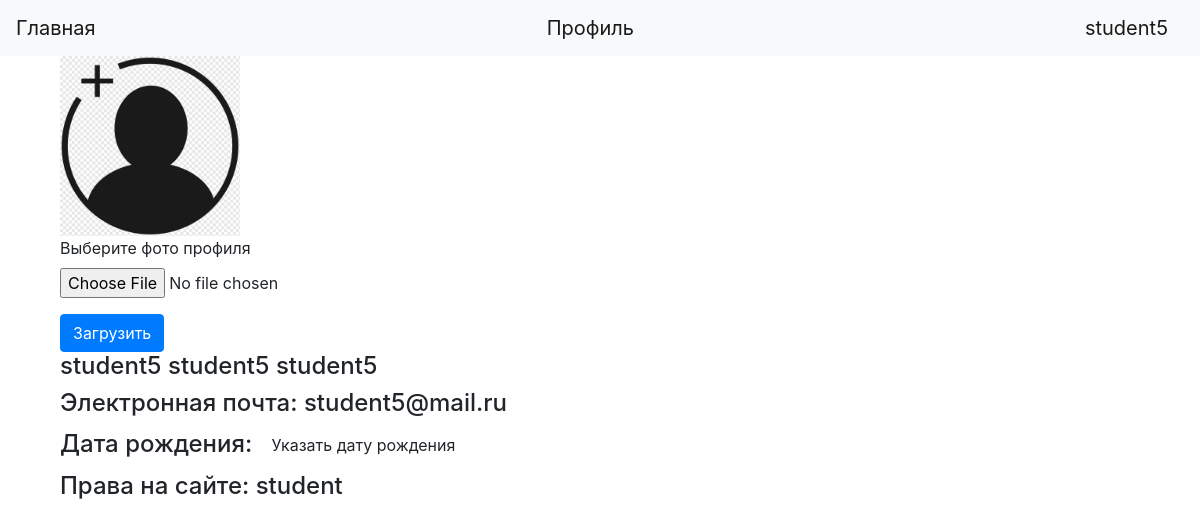
Page /edit-profile (signed in) on the committed database.
### data/users.py (models this page shows, shortened)
class User(SqlAlchemyBase, UserMixin):
    __tablename__ = 'user'
    id = sqlalchemy.Column(
        sqlalchemy.Integer, primary_key=True, autoincrement=True)
    name = sqlalchemy.Column(sqlalchemy.String, nullable=True)
    apprentice = sqlalchemy.Column(sqlalchemy.String, nullable=True)
    patronymic = sqlalchemy.Column(sqlalchemy.String, nullable=True)
    email = sqlalchemy.Column(
        sqlalchemy.String, index=True, unique=True, nullable=True)
    hashed_password = sqlalchemy.Column(sqlalchemy.String, nullable=True)
    photo = sqlalchemy.Column(sqlalchemy.String)
    school = sqlalchemy.Column(sqlalchemy.String)
    dob = sqlalchemy.Column(sqlalchemy.String)
    roles = sqlalchemy.Column(sqlalchemy.String)  # добавить nullable=True
    created_date = sqlalchemy.Column(
        sqlalchemy.DateTime, default=datetime.datetime.now)

### main.py (the view, shortened to what this page needs)
@app.route('/edit-profile', methods=['GET', 'POST'])
@login_required
def edit_profile():
    if current_user.roles == 'director' or current_user.roles == 'student':
        return render_template('edit_profile_director.html')

### data/db_session.py (called while the page is built)
def create_session() -> Session:
    global __factory
    return __factory()

### main.py (called while the page is built)
@login_manager.user_loader
def load_user(user_id):
    db_sess = db_session.create_session()
    return db_sess.query(User).get(user_id)

### templates/edit_profile_director.html (shortened to what this page needs)
<!DOCTYPE html>
<html lang="ru">
<head>
    <link rel="stylesheet"
          href="https://stackpath.bootstrapcdn.com/bootstrap/4.4.1/css/bootstrap.min.css"
>
    <link rel="stylesheet" href="../static/css/main.css">
</head>
<body>
<header>
    <nav class="navbar navbar-light bg-light">
        <a class="navbar-brand" href="/">Главная</a>
        <a class="navbar-brand" href="/profile">Профиль</a>
        {% if current_user.is_authenticated %}
            <a class="navbar-brand" href="/logout">{{ current_user.name }}</a>
        {% else %}
            <p>
                <a class="btn btn-primary " href="/register">Зарегистрироваться</a>
                <a class="btn btn-success" href="/login">Войти</a>
            </p>
        {% endif %}
    </nav>
</header>
<main role="main" class="container">
<div style="padding-left: 15px">
{%if current_user.photo%}
{%else%}
  <img src='static/image/user.png' width="180" height="180">
{%endif%}
<form action="" method=post enctype=multipart/form-data>
  <div class="form-group">
          <label>Выберите фото профиля</label>
          <input type="file" name="file" class="form-control-file" id="exampleFormControlProject1" required>
        </div>
        <button type=submit value=Upload class="btn btn-primary">Загрузить</button>
</form>
<h4>{{current_user.name}} {{current_user.apprentice}} {{current_user.patronymic}}</h4>
<h4>Электронная почта: {{current_user.email}}</h4>
{% if current_user.dob %}
  <h4>Дата рождения: {{current_user.dob}}</h4>
{% else %}
<h4>Дата рождения: <a class="btn" href="add_dob">Указать дату рождения</a></h4>
{% endif %}
{% if current_user.roles %}
<h4>Права на сайте: {{current_user.roles}}</h4>
{% endif %}
</div>
</main>
</body>
</html>

### rows in the picture
User: name "student5", apprentice "student5", patronymic "student5", email "student5@mail.ru", roles "student"
